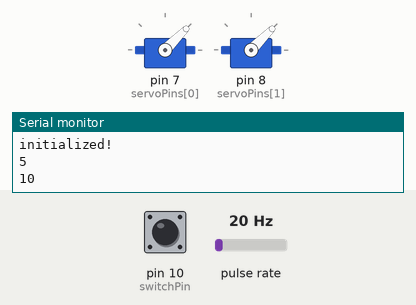
Simulated run of this sketch. Board: Arduino Leonardo, built with avr-gcc and run on an emulated ATmega32U4. Shown: 2 × servo, the last lines printed to the serial monitor. Wiring (inferred from the names in the program): pulse sensor: data pin 2. Inputs (shaded band) come from the test bench; at power-on: pin 10 (switchPin) HIGH, pulse rate 20 Hz.

Above: at 1.7 s.
1.8 s: pin 10 (switchPin) pulled LOW for 1 s
At 2.9 s:
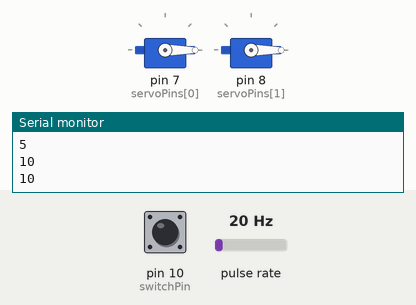
Timing chart, 0 to 4.8 s (numbered marks = the images above; inputs shaded):
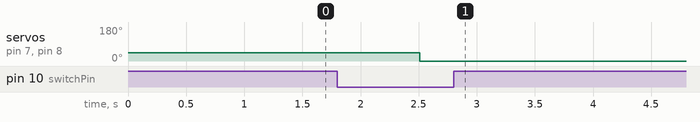

Measured:
- after the input at 1.8 s, servo on pin 7 (servoPins[0]), servo on pin 8 (servoPins[1]): 45° → 0° after 0.71 s

The sketch:

SmartBabyCar.ino
```cpp
#include <Servo.h>
#include <Wire.h>

int servoPins[] = {7, 8};
Servo servos[2];
const int SERVOS_LENGTH = 2;
int sensors[2] = {2, 3};
const int SENSORS_LENGTH = 1;
const int limit_rpm = 400;
const int strange_rpm = limit_rpm + 200;
const int switchPin = 10;
int count = 0;

void init_servos();
void set_servos_angle(int angle);
int getRPM(int pin);
void unlock_wheels();
void lock_wheels();

void setup() {
  Serial.begin(9600);
  for(int i=0;i<SENSORS_LENGTH;i++) {
      pinMode(sensors[i], INPUT_PULLUP);
      attachInterrupt(digitalPinToInterrupt(sensors[i]), blink, RISING);
  }
  pinMode(switchPin, INPUT_PULLUP);
  while (!Serial) {
    delay(10); // will pause Zero, Leonardo, etc until serial console opens
  }
  Serial.println("initialized!");
  init_servos();
  lock_wheels();
  delay(500);
}

void init_servos() {
  for(int idx=0;idx<SERVOS_LENGTH;idx++) {
    servos[idx].attach(servoPins[idx]);
  }
}
void set_servos_angle(int angle) {
  for(int idx=0;idx<SERVOS_LENGTH;idx++) {
     servos[idx].write(angle);
  }
}

void unlock_wheels() {
  set_servos_angle(0);
}

void lock_wheels() {
  set_servos_angle(45);
}

void loop() {
  int rpm = count/2;
  int switchValue = digitalRead(switchPin);
  Serial.println(rpm);
  if(switchValue == LOW) {
    unlock_wheels();
  } else if(rpm >= limit_rpm) {
    lock_wheels();
  }
  count = 0;
  delay(1000);
}

void blink() {
  count++;
}
```
